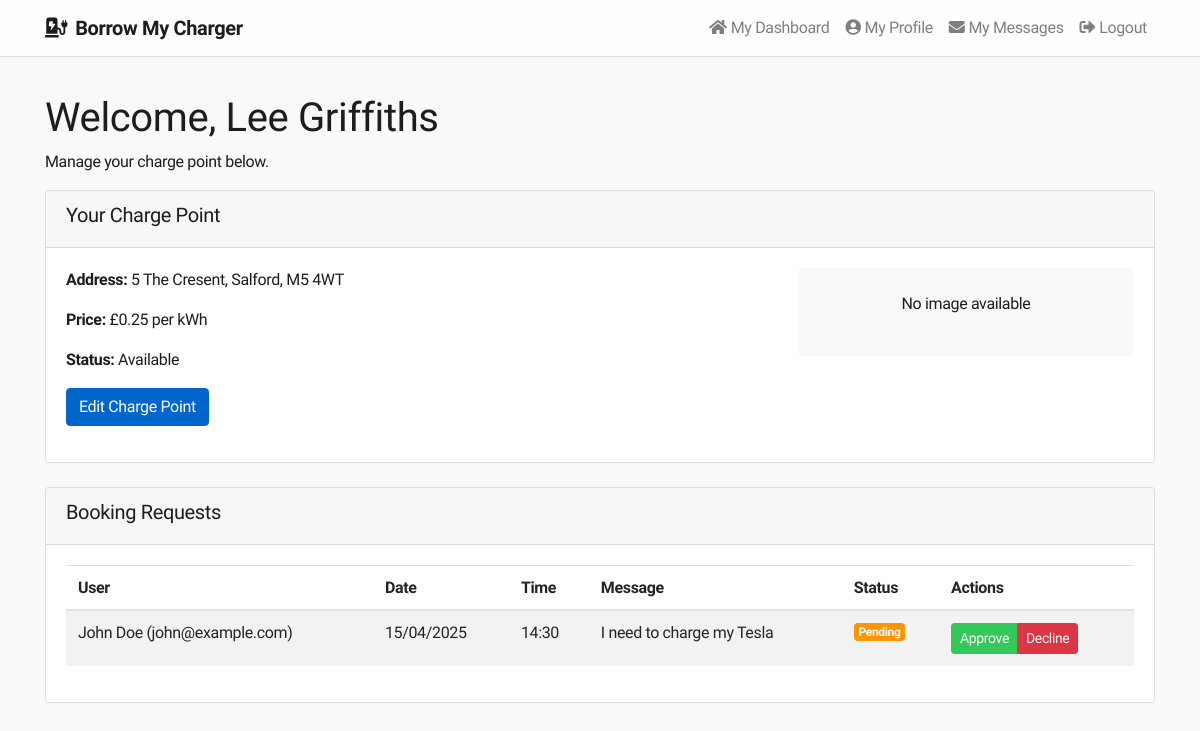
Screenshot of /homeowner-dashboard.php (signed in) with the database file from the repository.
### tables this page shows
CREATE TABLE IF NOT EXISTS charge_points (
    id INT AUTO_INCREMENT PRIMARY KEY,
    user_id INT NOT NULL,
    address VARCHAR(255) NOT NULL,
    latitude DECIMAL(10, 8) NOT NULL,
    longitude DECIMAL(11, 8) NOT NULL,
    price DECIMAL(5, 2) NOT NULL,
    availability BOOLEAN DEFAULT TRUE,
    image VARCHAR(255),
    created_at TIMESTAMP DEFAULT CURRENT_TIMESTAMP,
    FOREIGN KEY (user_id) REFERENCES users(id) ON DELETE CASCADE
);

CREATE TABLE IF NOT EXISTS bookings (
    id INT AUTO_INCREMENT PRIMARY KEY,
    user_id INT NOT NULL,
    charge_point_id INT NOT NULL,
    booking_date DATE NOT NULL,
    booking_time TIME NOT NULL,
    message TEXT,
    status ENUM('pending', 'approved', 'declined') DEFAULT 'pending',
    created_at TIMESTAMP DEFAULT CURRENT_TIMESTAMP,
    FOREIGN KEY (user_id) REFERENCES users(id) ON DELETE CASCADE,
    FOREIGN KEY (charge_point_id) REFERENCES charge_points(id) ON DELETE CASCADE
);

CREATE TABLE IF NOT EXISTS users (
    id INT AUTO_INCREMENT PRIMARY KEY,
    name VARCHAR(100) NOT NULL,
    email VARCHAR(100) NOT NULL UNIQUE,
    password VARCHAR(255) NOT NULL,
    role ENUM('user', 'homeowner', 'admin') NOT NULL,
    created_at TIMESTAMP DEFAULT CURRENT_TIMESTAMP
);

### homeowner-dashboard.php (called while the page is built, shortened)
<?php
$view = new stdClass();
require_once("models/ChargePoint.php");
require_once("models/Booking.php");
$chargePointModel = new ChargePoint($conn);
$bookingModel = new Booking($conn);
$view->chargePoint = $chargePointModel->getByUserId($_SESSION['user_id']);
$view->bookings = $bookingModel->getByHomeownerId($_SESSION['user_id']);
require_once("views/homeowner/dashboard.phtml");
?>

### models/ChargePoint.php (called while the page is built, shortened)
<?php
class ChargePoint {
    private $conn;
    public function __construct($dbConn) {
        $this->conn = $dbConn;
    }
    public function getByUserId($userId) {
        $stmt = $this->conn->prepare("SELECT * FROM charge_points WHERE user_id = ?");
        $stmt->execute([$userId]);
        return $stmt->fetch(PDO::FETCH_ASSOC);
    }
}
?>

### models/Booking.php (called while the page is built, shortened)
<?php
class Booking {
    private $conn;
    public function __construct($dbConn) {
        $this->conn = $dbConn;
    }
    public function getByHomeownerId($homeownerId) {
        $stmt = $this->conn->prepare("
            SELECT b.*, cp.address, u.name as user_name, u.email as user_email
            FROM bookings b
            JOIN charge_points cp ON b.charge_point_id = cp.id
            JOIN users u ON b.user_id = u.id
            WHERE cp.user_id = ?
            ORDER BY b.created_at DESC
        ");
        $stmt->execute([$homeownerId]);
        return $stmt->fetchAll(PDO::FETCH_ASSOC);
    }
}
?>

### views/homeowner/dashboard.phtml (the view, shortened to what this page needs)
<?php include 'views/includes/header.phtml'; ?>
<div class="container mt-4 homeowner-dashboard">
    <h1>Welcome, <?php echo $_SESSION['user_name']; ?></h1>
    <p>Manage your charge point below.</p>
    <?php if (isset($view->chargePoint) && $view->chargePoint): ?>
        <div class="card mb-4">
            <div class="card-header">
                <h5>Your Charge Point</h5>
            </div>
            <div class="card-body">
                <div class="row">
                    <div class="col-md-8">
                        <p><strong>Address:</strong> <?php echo $view->chargePoint['address']; ?></p>
                        <p><strong>Price:</strong> £<?php echo $view->chargePoint['price']; ?> per kWh</p>
                        <p><strong>Status:</strong> <?php echo $view->chargePoint['availability'] ? 'Available' : 'Not Available'; ?></p>
                        <p>
                            <a href="edit-chargepoint.php?id=<?php echo $view->chargePoint['id']; ?>" class="btn btn-primary">Edit Charge Point</a>
                        </p>
                    </div>
                    <div class="col-md-4">
                        <?php if ($view->chargePoint['image']): ?>
                            <img src="uploads/<?php echo $view->chargePoint['image']; ?>" class="img-fluid rounded" alt="Charge Point">
                        <?php else: ?>
                            <div class="text-center p-4 bg-light rounded">
                                <p>No image available</p>
                            </div>
                        <?php endif; ?>
                    </div>
                </div>
            </div>
        </div>
    <?php endif; ?>
    <div class="card">
        <div class="card-header">
            <h5>Booking Requests</h5>
        </div>
        <div class="card-body">
            <?php if (empty($view->bookings)): ?>
                <p>No booking requests yet.</p>
            <?php else: ?>
                <div class="table-responsive">
                    <table class="table table-striped" id="bookings-table">
                        <thead>
                            <tr>
                                <th>User</th>
                                <th>Date</th>
                                <th>Time</th>
                                <th>Message</th>
                                <th>Status</th>
                                <th>Actions</th>
                            </tr>
                        </thead>
                        <tbody>
                            <?php foreach ($view->bookings as $booking): ?>
                                <tr data-booking-id="<?php echo $booking['id']; ?>">
                                    <td><?php echo htmlspecialchars($booking['user_name']); ?> (<?php echo htmlspecialchars($booking['user_email']); ?>)</td>
                                    <td><?php echo date('d/m/Y', strtotime($booking['booking_date'])); ?></td>
                                    <td><?php echo date('H:i', strtotime($booking['booking_time'])); ?></td>
                                    <td><?php echo htmlspecialchars($booking['message'] ?: 'No message'); ?></td>
                                    <td class="booking-status">
                                        <?php if ($booking['status'] === 'pending'): ?>
                                            <span class="badge badge-warning">Pending</span>
                                        <?php elseif ($booking['status'] === 'approved'): ?>
                                            <span class="badge badge-success">Approved</span>
                                        <?php elseif ($booking['status'] === 'declined'): ?>
                                            <span class="badge badge-danger">Declined</span>
                                        <?php endif; ?>
                                    </td>
                                    <td class="booking-actions">
                                        <?php if ($booking['status'] === 'pending'): ?>
                                            <div class="btn-group" role="group">
                                                <a href="booking-action.php?id=<?php echo $booking['id']; ?>&action=approve" class="btn btn-sm btn-success">Approve</a>
                                                <a href="booking-action.php?id=<?php echo $booking['id']; ?>&action=decline" class="btn btn-sm btn-danger">Decline</a>
                                            </div>
                                        <?php else: ?>
                                            <span class="text-muted">No actions available</span>
                                        <?php endif; ?>
                                    </td>
                                </tr>
                            <?php endforeach; ?>
                        </tbody>
                    </table>
                </div>
            <?php endif; ?>
        </div>
    </div>
</div>
<?php include 'views/includes/footer.phtml'; ?>

### views/includes/header.phtml (shortened to what this page needs)
<html lang="en">
<head>
    <link rel="stylesheet" href="https://stackpath.bootstrapcdn.com/bootstrap/4.5.2/css/bootstrap.min.css">
    <link rel="stylesheet" href="https://cdnjs.cloudflare.com/ajax/libs/font-awesome/5.15.3/css/all.min.css">
    <link rel="stylesheet" href="css/styles.css">
    <link rel="stylesheet" href="css/custom.css">
</head>
<body class="bg-light">
    <nav class="navbar navbar-expand-lg navbar-light fixed-top">
        <div class="container">
            <a class="navbar-brand font-weight-bold" href="index.php">
                <i class="fas fa-charging-station mr-2"></i>Borrow My Charger
            </a>
            <div class="collapse navbar-collapse" id="navbarNav">
                <ul class="navbar-nav ml-auto">
                    <?php if (isset($_SESSION['user_id'])): ?>
                        <?php if ($_SESSION['user_role'] === 'admin'): ?>
                            <li class="nav-item">
                                <a class="nav-link" href="admin-dashboard.php">
                                    <i class="fas fa-tachometer-alt mr-1"></i>Admin Dashboard
                                </a>
                            </li>
                        <?php elseif ($_SESSION['user_role'] === 'homeowner'): ?>
                            <li class="nav-item">
                                <a class="nav-link" href="homeowner-dashboard.php">
                                    <i class="fas fa-home mr-1"></i>My Dashboard
                                </a>
                            </li>
                        <?php endif; ?>
                        <li class="nav-item">
                            <a class="nav-link" href="profile.php">
                                <i class="fas fa-user-circle mr-1"></i>My Profile
                            </a>
                        </li>
                        <li class="nav-item">
                            <a class="nav-link" href="messages.php">
                                <i class="fas fa-envelope mr-1"></i>My Messages
                            </a>
                        </li>
                        <li class="nav-item">
                            <a class="nav-link" href="logout.php">
                                <i class="fas fa-sign-out-alt mr-1"></i>Logout
                            </a>
                        </li>
                    <?php endif; ?>
                </ul>
            </div>
        </div>
    </nav>
    <div style="padding-top: 70px;"></div>

### views/includes/footer.phtml (shortened to what this page needs)
</body>
</html>

### css/styles.css (style rules this page uses)
.badge-warning { background-color: #ff9500; color: #fff; }

### views/includes/header.phtml (style rules this page uses)
body { font-family: 'SF Pro Display', -apple-system, BlinkMacSystemFont, 'Segoe UI', Roboto, Helvetica, Arial, sans-serif; background-color: #f5f5f7; color: #1d1d1f; letter-spacing: -0.022em; }
.navbar { background-color: rgba(255, 255, 255, 0.8) !important; backdrop-filter: saturate(180%) blur(20px); box-shadow: 0 1px 0 rgba(0,0,0,0.1); }
.navbar-light .navbar-brand, .navbar-light .nav-link { color: #1d1d1f; }
.btn-primary { background-color: #0066cc; border-color: #0066cc; }
.btn-success { background-color: #34c759; border-color: #34c759; }

### rows the page displays
charge_points: address "5 The Cresent, Salford, M5 4WT", price "0.25"
bookings: user.name "John Doe", user.email "john@example.com", booking_date "15/04/2025", booking_time "14:30", message "I need to charge my Tesla", status "Pending"

### other values shown
$_SESSION['user_name'] "Lee Griffiths"
